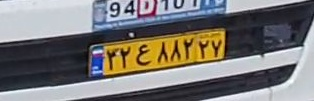
#> input picture sample.jpg, 314 x 101 px
$ python main.py
#> lines starting #> are read from the running program, lines starting #| are printed output that depends on the picture; after the words box and inside, x2 and y2 are one past the last pixel; in counts of white or black regions, pixels touching at a corner belong together
import numpy as np
import cv2

from matplotlib import pyplot as plt

image = cv2.imread('sample.jpg')
#> image is the input picture: shape (101, 314, 3); mean B, G, R 117.5, 120.1, 122.7
# [4 lines of commented-out code are left out]

img = cv2.line(image, (0, 0), (314, 101), (0, 255, 0), 4)
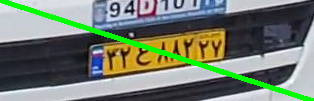
#> img: shape (101, 314, 3); mean B, G, R 110.3, 125.5, 114.4
cv2.imshow('img', img)
cv2.waitKey(0)
# value e pixel radif 100 va sotune 100 ra neshan midahad
px = image[100, 100]
#> px = [44, 35, 38]
#print(px)
# B=0G=1R=2
blue = image[100, 100, 0]
#> blue = 44
#print(blue)
image[100, 100] = [255, 255, 255]
#> image: shape (101, 314, 3); under 0.01% of pixels changed, all inside (x1, y1, x2, y2) = (100, 100, 101, 101)

#print(image.item(100, 100, 0))

# modifying RED value
image.itemset((10, 10, 2), 100)
#> image: shape (101, 314, 3); mean B, G, R 110.3, 125.5, 114.4
print(image.item(10, 10, 2))
#| 100

# Accessing Image Properties
# It returns a tuple of number of rows, columns and channels (if image is color):
print(image.shape)
#| (101, 314, 3)
print(image.size)
#| 95142
